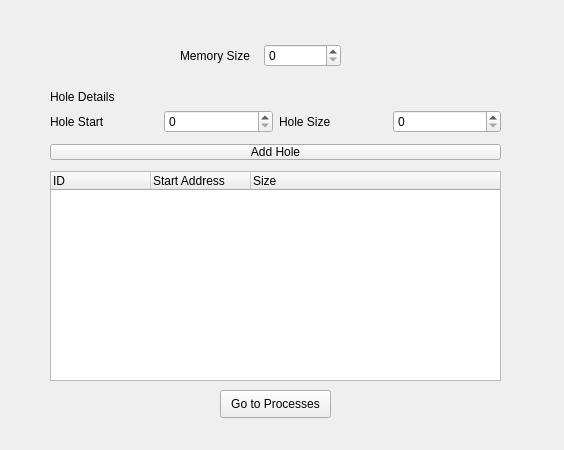
<?xml version="1.0" encoding="UTF-8"?>
<ui version="4.0">
 <class>holessinputform</class>
 <widget class="QWidget" name="holessinputform">
  <property name="geometry">
   <rect>
    <x>0</x>
    <y>0</y>
    <width>564</width>
    <height>450</height>
   </rect>
  </property>
  <property name="windowTitle">
   <string>Form</string>
  </property>
  <widget class="QPushButton" name="pushButton">
   <property name="geometry">
    <rect>
     <x>220</x>
     <y>390</y>
     <width>111</width>
     <height>28</height>
    </rect>
   </property>
   <property name="styleSheet">
    <string notr="true">font: large &quot;Arial&quot;</string>
   </property>
   <property name="text">
    <string>Go to Processes</string>
   </property>
  </widget>
  <widget class="QWidget" name="verticalLayoutWidget">
   <property name="geometry">
    <rect>
     <x>50</x>
     <y>90</y>
     <width>451</width>
     <height>291</height>
    </rect>
   </property>
   <layout class="QVBoxLayout" name="verticalLayout">
    <item>
     <widget class="QLabel" name="label_2">
      <property name="styleSheet">
       <string notr="true">font: bold large &quot;Arial&quot;</string>
      </property>
      <property name="text">
       <string>Hole Details</string>
      </property>
     </widget>
    </item>
    <item>
     <layout class="QHBoxLayout" name="horizontalLayout_4">
      <property name="bottomMargin">
       <number>5</number>
      </property>
      <item>
       <layout class="QHBoxLayout" name="horizontalLayout_6">
        <item>
         <widget class="QLabel" name="label_3">
          <property name="styleSheet">
           <string notr="true">font: large &quot;Arial&quot;</string>
          </property>
          <property name="text">
           <string>Hole Start </string>
          </property>
         </widget>
        </item>
        <item>
         <layout class="QHBoxLayout" name="horizontalLayout_7">
          <item>
           <widget class="QSpinBox" name="spinBox_3"/>
          </item>
         </layout>
        </item>
        <item>
         <widget class="QLabel" name="label_4">
          <property name="styleSheet">
           <string notr="true">font: large &quot;Arial&quot;</string>
          </property>
          <property name="text">
           <string>Hole Size</string>
          </property>
         </widget>
        </item>
        <item>
         <widget class="QSpinBox" name="spinBox_2"/>
        </item>
       </layout>
      </item>
     </layout>
    </item>
    <item>
     <widget class="QPushButton" name="pushButton_2">
      <property name="styleSheet">
       <string notr="true">margin-bottom: 5px;
font: large &quot;Arial&quot;</string>
      </property>
      <property name="text">
       <string>Add Hole</string>
      </property>
     </widget>
    </item>
    <item>
     <widget class="QTreeWidget" name="treeWidget">
      <column>
       <property name="text">
        <string>ID</string>
       </property>
      </column>
      <column>
       <property name="text">
        <string>Start Address</string>
       </property>
      </column>
      <column>
       <property name="text">
        <string>Size</string>
       </property>
      </column>
     </widget>
    </item>
   </layout>
  </widget>
  <widget class="QWidget" name="horizontalLayoutWidget">
   <property name="geometry">
    <rect>
     <x>180</x>
     <y>30</y>
     <width>161</width>
     <height>51</height>
    </rect>
   </property>
   <layout class="QHBoxLayout" name="horizontalLayout">
    <item>
     <widget class="QLabel" name="label">
      <property name="styleSheet">
       <string notr="true">font: bold large &quot;Arial&quot;</string>
      </property>
      <property name="text">
       <string>Memory Size</string>
      </property>
     </widget>
    </item>
    <item>
     <widget class="QSpinBox" name="spinBox"/>
    </item>
   </layout>
  </widget>
 </widget>
 <resources/>
 <connections/>
</ui>
